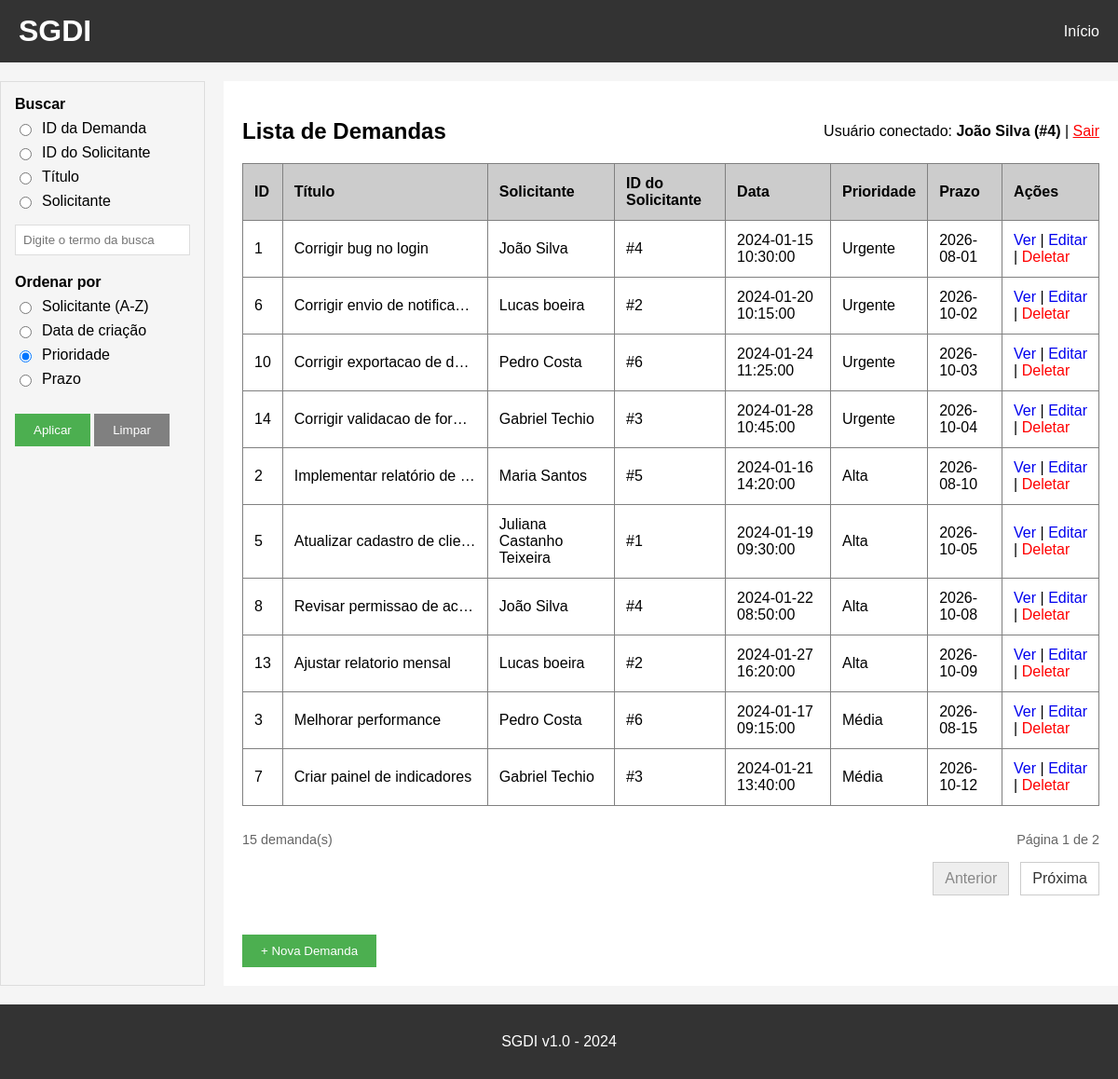
Page / (signed in) on the committed database.
### tables this page shows
CREATE TABLE demandas (
    id INTEGER PRIMARY KEY AUTOINCREMENT,
    titulo TEXT NOT NULL,
    descricao TEXT,
    solicitante TEXT,
    solicitante_id INTEGER,
    data_criacao TEXT,
    prioridade TEXT,
    prazo TEXT,
    FOREIGN KEY (solicitante_id) REFERENCES solicitantes (id)
);

### app.py (the view)
@app.route('/')
def index():
    tipo_busca = request.args.get('tipo_busca', '')
    termo = request.args.get('termo', '').strip()
    ordenar = request.args.get('ordenar', 'prioridade')
    pagina = max(request.args.get('pagina', 1, type=int) or 1, 1)
    itens_por_pagina = 10
    if ordenar not in ORDENACOES:
        ordenar = 'prioridade'
    condicao = '1=1'
    parametros = []
    if tipo_busca in ('id_demanda', 'id_solicitante', 'titulo', 'solicitante'):
        if not termo:
            flash('Digite um termo para buscar.')
            tipo_busca = ''
        elif caracteres_invalidos(termo):
            flash('A busca não pode conter caracteres especiais.')
            tipo_busca = ''
        elif tipo_busca == 'id_demanda':
            condicao, parametros = "CAST(id AS TEXT) LIKE ?", [f'{termo}%']
        elif tipo_busca == 'id_solicitante':
            condicao, parametros = "CAST(solicitante_id AS TEXT) = ?", [termo]
        elif tipo_busca == 'titulo':
            condicao, parametros = "LOWER(titulo) LIKE LOWER(?)", [f'%{termo}%']
        else:  # solicitante (busca por nome)
            condicao, parametros = "LOWER(solicitante) LIKE LOWER(?)", [f'%{termo}%']
    else:
        tipo_busca = ''
    conn = get_db()
    cursor = conn.cursor()
    total_demandas = cursor.execute(
        f"SELECT COUNT(*) FROM demandas WHERE {condicao}", parametros
    ).fetchone()[0]
    total_paginas = max((total_demandas + itens_por_pagina - 1) // itens_por_pagina, 1)
    pagina = min(pagina, total_paginas)
    query = (
        f"SELECT * FROM demandas WHERE {condicao} "
        f"ORDER BY {ORDENACOES[ordenar]} LIMIT ? OFFSET ?"
    )
    parametros_paginacao = parametros + [itens_por_pagina, (pagina - 1) * itens_por_pagina]
    demandas = cursor.execute(query, parametros_paginacao).fetchall()
    conn.close()
    return render_template(
        'index.html', demandas=demandas,
        ordenar=ordenar, tipo_busca=tipo_busca, termo=termo,
        pagina=pagina, total_paginas=total_paginas, total_demandas=total_demandas
    )

### app.py (called while the page is built)
def get_db():
    conn = sqlite3.connect('demandas.db')
    conn.row_factory = sqlite3.Row
    return conn

@app.before_request
def verificar_login():
    if 'email' not in session and request.endpoint not in ['login', 'logout', 'static']:
        return redirect(url_for('login'))

### templates/index.html
{% extends "base.html" %}
{% block sidebar %}
<aside class="filtros-sidebar">
    <form method="GET" action="/">
        <fieldset>
            <legend>Buscar</legend>
            <div class="filtro-opcao">
                <input type="radio" name="tipo_busca" id="tb_id_demanda" value="id_demanda"
                       {% if tipo_busca == 'id_demanda' %}checked{% endif %}>
                <label for="tb_id_demanda">ID da Demanda</label>
            </div>
            <div class="filtro-opcao">
                <input type="radio" name="tipo_busca" id="tb_id_solicitante" value="id_solicitante"
                       {% if tipo_busca == 'id_solicitante' %}checked{% endif %}>
                <label for="tb_id_solicitante">ID do Solicitante</label>
            </div>
            <div class="filtro-opcao">
                <input type="radio" name="tipo_busca" id="tb_titulo" value="titulo"
                       {% if tipo_busca == 'titulo' %}checked{% endif %}>
                <label for="tb_titulo">Título</label>
            </div>
            <div class="filtro-opcao">
                <input type="radio" name="tipo_busca" id="tb_solicitante" value="solicitante"
                       {% if tipo_busca == 'solicitante' %}checked{% endif %}>
                <label for="tb_solicitante">Solicitante</label>
            </div>
            <input type="text" name="termo" value="{{ termo or '' }}" placeholder="Digite o termo da busca">
        </fieldset>
        <fieldset>
            <legend>Ordenar por</legend>
            <div class="filtro-opcao">
                <input type="radio" name="ordenar" id="or_solicitante" value="solicitante"
                       {% if ordenar == 'solicitante' %}checked{% endif %}>
                <label for="or_solicitante">Solicitante (A-Z)</label>
            </div>
            <div class="filtro-opcao">
                <input type="radio" name="ordenar" id="or_data" value="data"
                       {% if ordenar == 'data' %}checked{% endif %}>
                <label for="or_data">Data de criação</label>
            </div>
            <div class="filtro-opcao">
                <input type="radio" name="ordenar" id="or_prioridade" value="prioridade"
                       {% if ordenar == 'prioridade' %}checked{% endif %}>
                <label for="or_prioridade">Prioridade</label>
            </div>
            <div class="filtro-opcao">
                <input type="radio" name="ordenar" id="or_prazo" value="prazo"
                       {% if ordenar == 'prazo' %}checked{% endif %}>
                <label for="or_prazo">Prazo</label>
            </div>
        </fieldset>
        <button type="submit">Aplicar</button>
        <a href="/"><button type="button">Limpar</button></a>
    </form>
</aside>
{% endblock %}
{% block content %}
<div class="flex-between">
    <h2>Lista de Demandas</h2>
    <p>
        Usuário conectado: <strong>{{ session['usuario'] }} (#{{ session['usuario_id'] }})</strong>
        | <a href="{{ url_for('logout') }}" class="text-danger">Sair</a>
    </p>
</div>
<div class="table-responsive">
    <table border="1" cellpadding="10" cellspacing="0" width="100%">
        <thead>
            <tr bgcolor="#cccccc">
                <th>ID</th>
                <th>Título</th>
                <th>Solicitante</th>
                <th>ID do Solicitante</th>
                <th>Data</th>
                <th>Prioridade</th>
                <th>Prazo</th>
                <th>Ações</th>
            </tr>
        </thead>
        <tbody>
            {% for demanda in demandas %}
            <tr>
                <td>{{ demanda[0] }}</td>
                <td class="coluna-titulo" title="{{ demanda[1] }}">{{ demanda[1] }}</td>
                <td>{{ demanda[3] }}</td>
                <td>#{{ demanda[4] }}</td>
                <td>{{ demanda[5] }}</td>
                <td>{{ demanda[6] }}</td>
                <td>{{ demanda[7] }}</td>
                <td>
                    <a href="/detalhes/{{ demanda[0] }}">Ver</a>
                    |
                    <a href="/editar/{{ demanda[0] }}">Editar</a>
                    |
                    <a href="/deletar/{{ demanda[0] }}" class="text-danger">Deletar</a>
                </td>
            </tr>
            {% endfor %}
        </tbody>
    </table>
</div>
<div class="pagination-summary">
    <span>{{ total_demandas }} demanda(s)</span>
    <span>Página {{ pagina }} de {{ total_paginas }}</span>
</div>
{% if total_paginas > 1 %}
<nav class="pagination" aria-label="Paginação das demandas">
    {% if pagina > 1 %}
    <a href="{{ url_for('index', pagina=pagina - 1, tipo_busca=tipo_busca, termo=termo, ordenar=ordenar) }}" rel="prev">Anterior</a>
    <span>Página {{ pagina }} de {{ total_paginas }}</span>
    {% else %}
    <span class="pagination-disabled" aria-disabled="true">Anterior</span>
    {% endif %}
    {% if pagina < total_paginas %}
    <a href="{{ url_for('index', pagina=pagina + 1, tipo_busca=tipo_busca, termo=termo, ordenar=ordenar) }}" rel="next">Próxima</a>
    {% else %}
    <span class="pagination-disabled" aria-disabled="true">Próxima</span>
    {% endif %}
</nav>
{% endif %}
<br>
<a href="/nova_demanda"><button>+ Nova Demanda</button></a>
{% endblock %}

### static/style.css (style rules this page uses)
* { box-sizing: border-box; }
body { font-family: Arial, sans-serif; background-color: #f5f5f5; padding: 0; margin: 0; display: flex; flex-direction: column; min-height: 100vh; }
button { background-color: #4CAF50; color: white; padding: 10px 20px; border: none; cursor: pointer; }
button[type="button"] { background-color: #808080; }
table { border-collapse: collapse; width: 100%; margin-bottom: 20px; }
th, td { padding: 12px; text-align: left; }
table a { text-decoration: none; }
form div { margin-bottom: 10px; }
input[type="text"], input[type="email"], input[type="password"], textarea { padding: 8px; border: 1px solid #ddd; max-width: 100%; }
.table-responsive { overflow-x: auto; }
.pagination-summary, .pagination { display: flex; align-items: center; justify-content: space-between; gap: 12px; }
.pagination-summary { color: #666; font-size: 0.9rem; margin: 8px 0; }
.pagination { justify-content: flex-end; margin: 16px 0 24px; }
.pagination a, .pagination-disabled { padding: 8px 12px; border: 1px solid #ccc; text-decoration: none; }
.pagination a { color: #333; background: white; }
.pagination-disabled { color: #888; background: #eee; }
.filtros-sidebar { flex: 0 0 220px; background: #f5f5f5; border: 1px solid #ddd; padding: 15px; }
.filtros-sidebar fieldset { border: none; padding: 0; margin: 0 0 20px 0; }
.filtros-sidebar legend { font-weight: bold; padding: 0; margin-bottom: 8px; }
.filtro-opcao { display: flex; align-items: center; gap: 8px; margin-bottom: 8px; }
.filtro-opcao label { cursor: pointer; }
.filtros-sidebar input[type="text"] { width: 100%; margin-top: 8px; }
.flex-between { display: flex; justify-content: space-between; align-items: center; }
.text-danger { color: red; }
.coluna-titulo { max-width: 220px; white-space: nowrap; overflow: hidden; text-overflow: ellipsis; }

### rows in the picture
demandas: id "1", titulo "Corrigir bug no login", solicitante "João Silva", solicitante "4", data_criacao "2024-01-15 10:30:00", prioridade "Urgente", prazo "2026-08-01"
demandas: id "6", titulo "Corrigir envio de notifica…", solicitante "Lucas boeira", solicitante "2", data_criacao "2024-01-20 10:15:00", prioridade "Urgente", prazo "2026-10-02"
demandas: id "10", titulo "Corrigir exportacao de d…", solicitante "Pedro Costa", solicitante "6", data_criacao "2024-01-24 11:25:00", prioridade "Urgente", prazo "2026-10-03"
demandas: id "14", titulo "Corrigir validacao de for…", solicitante "Gabriel Techio", solicitante "3", data_criacao "2024-01-28 10:45:00", prioridade "Urgente", prazo "2026-10-04"
demandas: id "2", titulo "Implementar relatório de…", solicitante "Maria Santos", solicitante "5", data_criacao "2024-01-16 14:20:00", prioridade "Alta", prazo "2026-08-10"
demandas: id "5", titulo "Atualizar cadastro de clie…", solicitante "Juliana Castanho Teixeira", solicitante "1", data_criacao "2024-01-19 09:30:00", prioridade "Alta", prazo "2026-10-05"
demandas: id "8", titulo "Revisar permissao de ac…", solicitante "João Silva", solicitante "4", data_criacao "2024-01-22 08:50:00", prioridade "Alta", prazo "2026-10-08"
demandas: id "13", titulo "Ajustar relatorio mensal", solicitante "Lucas boeira", solicitante "2", data_criacao "2024-01-27 16:20:00", prioridade "Alta", prazo "2026-10-09"
demandas: id "3", titulo "Melhorar performance", solicitante "Pedro Costa", solicitante "6", data_criacao "2024-01-17 09:15:00", prioridade "Média", prazo "2026-08-15"
demandas: id "7", titulo "Criar painel de indicadores", solicitante "Gabriel Techio", solicitante "3", data_criacao "2024-01-21 13:40:00", prioridade "Média", prazo "2026-10-12"

### other values in the picture
{{ session['usuario'] }} "João Silva"
{{ session['usuario_id'] }} "4"
{{ total_demandas }} "15"
{{ pagina }} "1"
{{ total_paginas }} "2"
